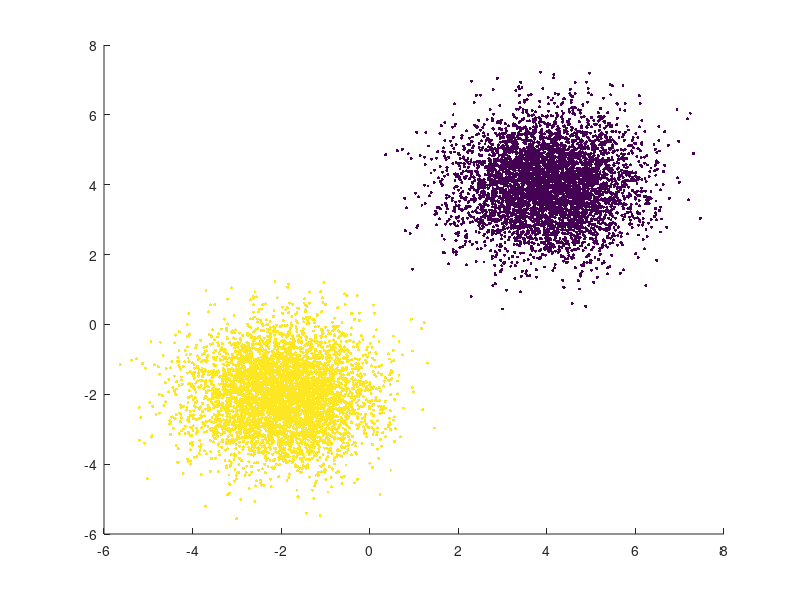
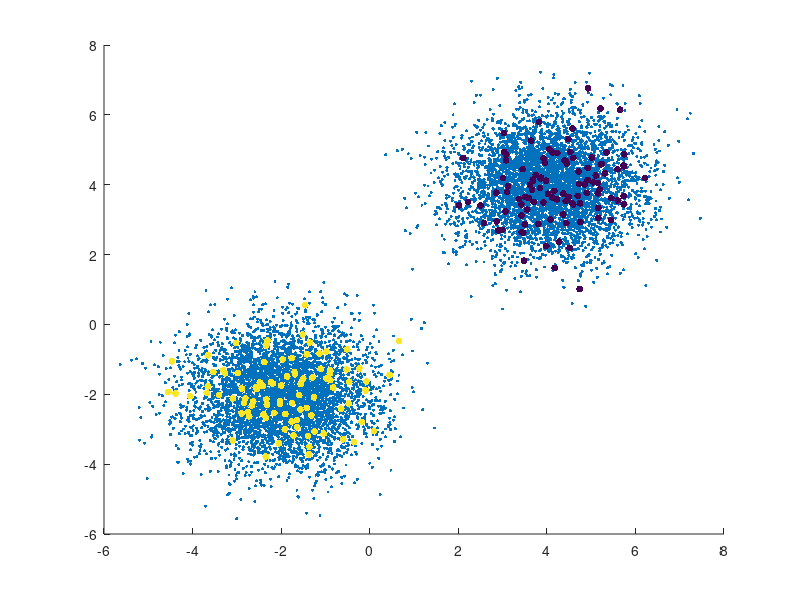

Here is the MATLAB script that generated these plots, in order: (Note: this script raises an error after producing the figures.)
rng('default');  % Random seed for reproducibility

n = 10000; % number of points
p = 0.02; % fraction of labeled points

% sample generator with gaussian distribution
l = n*p; % number of labeled samples
u = n*(1-p);  % number of unlabeled samples
samp=randperm(n,l); % random sample the labeled indices
indices=1:n;
X = [gallery('normaldata',[n/2 2],120)-2; gallery('normaldata',[n/2 2],120)+4];
y_tot = [ones(n/2,1);-1*(ones(n/2,1))];

% build the data
X_samp=X(samp,:);
X_unlabeled = X(setdiff(1:end,samp),:);
y_samp=y_tot(samp);
y_exact=y_tot(setdiff(1:end,samp));

%visualize the data
figure(1)
scatter(X(:,1),X(:,2),5,y_tot,'filled')  % plot with true labels
figure(2);
scatter(X(:,1),X(:,2),5,'filled')
hold on 
scatter(X_samp(:,1),X_samp(:,2),25,y_samp,'filled')  % plot with the small set of labeled data
hold off 


% Compute the distances between lab-nolab and nolab-nolab
D_samp=pdist2(X_samp,X_unlabeled);
D=pdist2(X_unlabeled,X_unlabeled);
% Calcolate the weights exp(-dist)
W_samp= exp(-D_samp);
W = exp(-D);

% Parameters for the gradient methods
y0 = -1 + 2.*rand(u,1); % starting points
eps = 1e-4; % tollerance
maxit = 1000; % max iteration

disp("fixed step size:1 / armijo rule:2 / exact line search:3")
step_size=input('Choose step size rule:'); % step_size update rule
delta=0.5;   % parameter for the armijo rule

%%%%%%%%%%%%%%%%%%%%%%%%%%%%%%%%%%%%%%%%%%%%%%%%%%%%%%%%%%%%%%%%%%%%%%%%%%%%%
%CLASSIC GRADIENT METHOD 
    
[y_GD, timeVec_GD, Norms_GD, accuracy_GD]= ...
    GD(maxit,eps,y0,y_samp,W,W_samp,step_size,y_exact,delta); 


%%%%%%%%%%%%%%%%%%%%%%%%%%%%%%%%%%%%%%%%%%%%%%%%%%%%%%%%%%%%%%%%%%%%%%%%%%%%
% BCGD with cyclic rule

[y_BCGDcyc, timeVec_BCGDcyc, Norms_BCGDcyc, accuracy_BCGDcyc] = ...
    BCGD_cyclic(y0,maxit,eps,y_samp,W,W_samp,step_size,y_exact,delta);

   
%%%%%%%%%%%%%%%%%%%%%%%%%%%%%%%%%%%%%%%%%%%%%%%%%%%%%%%%%%%%%%%%%%%%%%%%%%%%
% BCGD with randomized rule

[y_BCGDrand, timeVec_BCGDrand, Norms_BCGDrand, accuracy_BCGDrand] = ...
    BCGD_random(maxit,eps,y0,y_samp,W,W_samp,step_size,y_exact,delta);


%PLOT THE RESULTS
figure(3)
hold on
semilogy(Norms_GD,LineWidth = 2)
semilogy(Norms_BCGDcyc,':',LineWidth = 2)
semilogy(Norms_BCGDrand,'--',LineWidth = 2)
hold off
title('Norms Plot')
legend('GD','BCGDcyc','BCGDrand')
xlabel('iterations')
ylabel("Gradiet's norm")

figure(4)
hold on
plot(timeVec_GD,accuracy_GD,LineWidth = 2)
plot(timeVec_BCGDcyc,accuracy_BCGDcyc,':',LineWidth = 2)
plot(timeVec_BCGDrand,accuracy_BCGDrand,'--',LineWidth = 2)
hold off
title('Accuracy vs Time')
legend('GD','BCGDcyc','BCGDrand')
xlabel('time')
ylabel('accuracy')

figure(5)
hold on
plot(accuracy_GD,LineWidth = 2)
plot(accuracy_BCGDcyc,':',LineWidth = 2)
plot(accuracy_BCGDrand,'--',LineWidth = 2)
hold off
title('Accuracy Plot')
legend('GD','BCGDcyc','BCGDrand')
xlabel('iterations')
ylabel('accuracy')

%visualize final data labeled
figure(6)
scatter(X_unlabeled(:,1),X_unlabeled(:,2),5,y_GD,'filled')
figure(7)
scatter(X_unlabeled(:,1),X_unlabeled(:,2),5,y_BCGDcyc,'filled')
figure(8)
scatter(X_unlabeled(:,1),X_unlabeled(:,2),5,y_BCGDrand,'filled')
